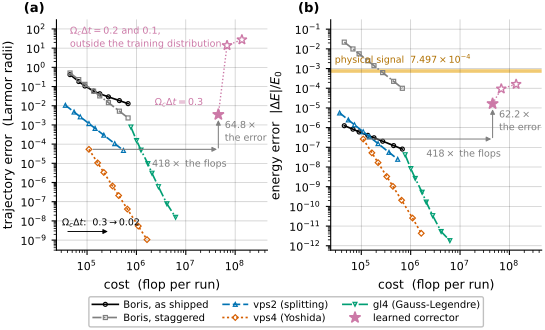

Reproduce this figure in Python.
"""Figure 3 -- work against precision for the classical family and the hybrid.
Cited in Section 7 (the scheme-family comparison).

THE POINT
    Cost is measured in flops, not seconds.  Seconds are a property of this
    implementation: the Boris step is pure-Python NumPy on 3-vectors, some 43
    us of interpreter overhead around 113 flops of arithmetic, while the
    corrector network runs in compiled BLAS.  Wall-clock therefore flatters
    the hybrid by two to three orders of magnitude relative to a compiled PIC
    code (experiments/cost/breakeven.json, "why_they_disagree").  Flops are
    the same number on every machine, so that is the axis.

    On that axis the learned hybrid sits to the RIGHT of and ABOVE the entire
    classical family, in both channels at once.  Its own operating point,
    Omega_c dt = 0.3, is the only step at which it works at all: at 0.2 and
    0.1 -- steps outside the distribution it was trained on, and steps at
    which every classical scheme is more accurate, not less -- the trajectory
    error is 13.8 and 27.6 Larmor radii.

WHAT EACH PANEL SHOWS
    (a) Root-mean-square trajectory error over the run, in Larmor radii,
        against total flops.  Five classical schemes, each a curve over the
        step grid dt = 0.3 ... 0.02 (cost rises as the step falls).  The
        hybrid is a single filled star at its operating point; the two open
        stars are the same network at dt = 0.2 and 0.1.  The right-angle
        annotation compares vps4 with the hybrid at the SAME step dt = 0.3:
        418x fewer flops for 64.8x less error.
    (b) The same abscissa, the energy channel: median relative energy error
        over the second half of the run.  The horizontal line is the physical
        signal -- the median energy change the decaying field actually
        produces -- so a scheme is only certifying anything below it.  The
        same right-angle annotation gives 62.2x at 418x fewer flops.

    No fitted exponent appears anywhere on this figure.  Convergence orders
    for these curves exist in experiments/cost/breakeven.json and are NOT
    drawn, because that file itself shows the shipped scheme fitting 1.82 on
    the coarse half of the grid and 0.96 on the fine half: a single number
    would misdescribe the curve.  The curves are drawn instead, and the
    reader reads the local slope directly.  (plan/reports/W0_2_exponent_1540.md)

INPUT  (all committed; nothing is re-run and nothing is re-trained)
    ../../code/bundle/code/experiments/classical/workprecision.json
        meta.physical_signal_median and the 8 x 6 grid of scheme runs plus the
        hybrid at its operating point.  Source of every classical point and of
        the hybrid's filled star.
    ../../code/bundle/code/experiments/classical/verdict.json
        The ratios quoted in the text.  This script recomputes all three of
        them from workprecision.json and asserts equality; it does not read
        them for plotting.
    ../../code/bundle/code/experiments/cost/work_precision.json
        The hybrid at dt = 0.2 and 0.1 (the two open stars), with the
        in_training_distribution flag.  This suite scores against its own
        reference (Boris at dt = 0.002) rather than DOP853, so the script
        checks that the two suites agree where they overlap -- the hybrid at
        dt = 0.3 -- before overlaying them.
    ../../code/bundle/code/experiments/cost/breakeven.json
        The analytic flop model: 113 flop per Boris step, 114091 per hybrid
        step.  Used to give the two out-of-distribution hybrid runs an
        abscissa, and asserted consistent with the flop counts committed in
        workprecision.json.

    Setup, identical for every point: B4 decaying field, B = B0 exp(-t/tau)
    zhat with tau = 1.2e5, induced E = (Bz/2 tau)(-y, x, 0), q = -1, m = 1,
    r0 = (1,0,0), v0 = (0,1,0), t_final = 120, Larmor radius 1.  Reference
    DOP853 at rtol 1e-12, atol 1e-14.

NOT DRAWN
    The implicit midpoint rule (imr) was run on the same grid and is in the
    same JSON.  It is left off the artwork to keep the series count at the
    five schemes of the manuscript's table, and every one of its numbers is
    written to fig3_work_precision_values.json under "schemes_not_drawn" so
    that the omission changes nothing a reader can check.  It does not touch
    the claim: at its cheapest useful setting it reaches 2.3e-3 Larmor radii
    for 3.4e6 flops, still better and cheaper than the hybrid.

OUTPUT
    fig3_work_precision.pdf          -- the figure
    fig3_work_precision_values.json  -- every number drawn or annotated
"""
#
# ---------------------------------------------------------------------
# BUNDLE COPY.  This file is byte-for-byte the manuscript's figure script
# except for the one line that locates the data: in the manuscript tree
# the scripts sit in article/figures/ and reach the experiments through
# ../../code/bundle/code/experiments/, here they sit next to them and
# reach them through ../experiments/.  repro.py --check-sync verifies
# that this is still the only difference.
# ---------------------------------------------------------------------


import json
import os

import numpy as np

import paper_style as ps
import matplotlib.pyplot as plt
from matplotlib.ticker import LogLocator, NullFormatter

HERE = os.path.dirname(os.path.abspath(__file__))
EXP = os.path.join(HERE, os.pardir,
                   "experiments")
WP = os.path.join(EXP, "classical", "workprecision.json")
VERDICT = os.path.join(EXP, "classical", "verdict.json")
COST_WP = os.path.join(EXP, "cost", "work_precision.json")
BREAKEVEN = os.path.join(EXP, "cost", "breakeven.json")

DT_OP = 0.3                       # the hybrid's operating step, = DT_WORK

wp = json.load(open(WP, encoding="utf-8"))
verdict = json.load(open(VERDICT, encoding="utf-8"))
cost = json.load(open(COST_WP, encoding="utf-8"))
brk = json.load(open(BREAKEVEN, encoding="utf-8"))

runs = wp["runs"]
signal = wp["meta"]["physical_signal_median"]


def curve(scheme):
    """(flops, trajectory error, energy error, dt) sorted by cost."""
    rs = sorted((r for r in runs if r["scheme"] == scheme),
                key=lambda r: r["flops"])
    return (np.array([r["flops"] for r in rs]),
            np.array([r["pos_err_rms"] for r in rs]),
            np.array([r["energy_err_median_2nd_half"] for r in rs]),
            np.array([r["dt"] for r in rs]))


def at_dt(scheme, dt):
    for r in runs:
        if r["scheme"] == scheme and r["dt"] == dt:
            return r
    raise KeyError((scheme, dt))


# ---------------------------------------------------------------------------
# self-check -- nothing is drawn before this
# ---------------------------------------------------------------------------
hyb = at_dt("hybrid", DT_OP)

# 1. every ratio the manuscript quotes, recomputed from workprecision.json
#    and asserted equal to the committed verdict.
for name, blk in verdict["schemes"].items():
    r = at_dt(name, DT_OP)
    for key, got in (("traj", r["pos_err_rms"]),
                     ("energy", r["energy_err_median_2nd_half"]),
                     ("flops", r["flops"]),
                     ("traj_vs_hybrid", hyb["pos_err_rms"] / r["pos_err_rms"]),
                     ("energy_vs_hybrid",
                      hyb["energy_err_median_2nd_half"]
                      / r["energy_err_median_2nd_half"]),
                     ("flops_cheaper_than_hybrid", hyb["flops"] / r["flops"]),
                     ("below_signal", signal / r["energy_err_median_2nd_half"])):
        assert np.isclose(got, blk[key], rtol=1e-12, atol=0.0), \
            f"{name}.{key}: recomputed {got!r} != committed {blk[key]!r}"

# 2. the flop model of experiments/cost reproduces the counts of
#    experiments/classical, so it may be used to price the two extra hybrid runs
boris_per_step = at_dt("shipped", DT_OP)["flops"] / at_dt("shipped", DT_OP)["n_steps"]
hybrid_per_step = hyb["flops"] / hyb["n_steps"]
assert boris_per_step == brk["flops"]["boris_step_total"], boris_per_step
assert hybrid_per_step == brk["flops"]["hybrid_step_total"], hybrid_per_step
assert hyb["flops"] == brk["hybrid_operating_point"]["total_flops"]

# 3. the two suites agree where they overlap, so their points may share an axis
cost_hyb = {r["dt"]: r for r in cost["hybrid"]}
assert cost_hyb[DT_OP]["in_training_distribution"] is True
assert not cost_hyb[0.2]["in_training_distribution"]
assert not cost_hyb[0.1]["in_training_distribution"]
traj_suite_ratio = cost_hyb[DT_OP]["pos_err_rms"] / hyb["pos_err_rms"]
ener_suite_ratio = (cost_hyb[DT_OP]["energy_err_median_2nd_half"]
                    / hyb["energy_err_median_2nd_half"])
assert abs(traj_suite_ratio - 1.0) < 0.03, traj_suite_ratio
assert abs(ener_suite_ratio - 1.0) < 0.01, ener_suite_ratio
assert abs(cost["meta"]["physical_signal_median"] / signal - 1.0) < 1e-4
assert cost["meta"]["larmor_radius"] == 1.0        # errors are already in r_L

# 4. the headline comparison, recomputed here
v4 = at_dt("vps4", DT_OP)
gain_traj = hyb["pos_err_rms"] / v4["pos_err_rms"]
gain_energy = (hyb["energy_err_median_2nd_half"]
               / v4["energy_err_median_2nd_half"])
gain_flops = hyb["flops"] / v4["flops"]
assert np.isclose(gain_traj, 64.79103049098778, rtol=1e-12)
assert np.isclose(gain_energy, 62.184756308974805, rtol=1e-12)
assert np.isclose(gain_flops, 417.9157509157509, rtol=1e-12)

# 5. the out-of-distribution hybrid points, priced by the asserted flop model
ood = []
for dt in (0.2, 0.1):
    rec = cost_hyb[dt]
    ood.append(dict(dt=dt, n_steps=rec["n_steps"],
                    flops=rec["n_steps"] * hybrid_per_step,
                    traj=rec["pos_err_rms"],
                    energy=rec["energy_err_median_2nd_half"]))
assert abs(ood[0]["traj"] - 13.839226741460223) < 1e-12
assert abs(ood[1]["traj"] - 27.56079826394451) < 1e-12

# ---------------------------------------------------------------------------
# figure
# ---------------------------------------------------------------------------
SERIES = [
    # key          label                 colour          dash                       marker
    ("shipped",   "Boris, as shipped",   ps.BLACK,       "-",                       "o"),
    ("staggered", "Boris, staggered",    ps.GREY,        (0, (5.5, 1.4, 1.0, 1.4)), "s"),
    ("vps2",      "vps2 (splitting)",    ps.BLUE,        (0, (4.5, 1.8)),           "^"),
    ("vps4",      "vps4 (Yoshida)",      ps.VERMILLION,  (0, (1.3, 1.5)),           "D"),
    ("gl4",       "gl4 (Gauss-Legendre)", ps.GREEN,      (0, (6.0, 1.5, 1.0, 1.5)), "v"),
]

ps.use_style()
fig, (axA, axB) = plt.subplots(
    1, 2, figsize=(ps.TEXTWIDTH_IN, 3.25),
    gridspec_kw=dict(wspace=0.30, left=0.093, right=0.995,
                     bottom=0.240, top=0.950))

hyb_x = [hyb["flops"]] + [o["flops"] for o in ood]
hyb_y = {"traj": [hyb["pos_err_rms"]] + [o["traj"] for o in ood],
         "energy": [hyb["energy_err_median_2nd_half"]] + [o["energy"] for o in ood]}

for ax, chan, ylab in ((axA, "traj", r"trajectory error  (Larmor radii)"),
                       (axB, "energy", r"energy error  $|\Delta E|/E_0$")):
    for key, label, col, dash, mk in SERIES:
        f, tr, en, _ = curve(key)
        y = tr if chan == "traj" else en
        ax.plot(f, y, color=col, ls=dash, lw=1.2, marker=mk, ms=2.9,
                mfc="none", mew=0.85, zorder=3, label=label)

    # the hybrid: one filled star at the operating point, two open stars where
    # it is outside the distribution it was trained on
    ax.plot(hyb_x, hyb_y[chan], color=ps.PURPLE, ls=(0, (1.0, 1.5)), lw=1.0,
            zorder=5)
    ax.plot(hyb_x[1:], hyb_y[chan][1:], ls="none", marker="*", ms=7.5,
            mfc="white", mec=ps.PURPLE, mew=1.0, zorder=6)
    ax.plot(hyb_x[:1], hyb_y[chan][:1], ls="none", marker="*", ms=8.5,
            color=ps.PURPLE, mec=ps.PURPLE, mew=1.0, zorder=7,
            label="learned corrector")

    ax.set_xscale("log")
    ax.set_yscale("log")
    ax.set_xlim(2.4e4, 4.5e8)
    ax.set_xlabel("cost  (flop per run)")
    ax.set_ylabel(ylab)
    ax.xaxis.set_major_locator(LogLocator(base=10.0, numticks=12))
    ax.yaxis.set_major_locator(LogLocator(base=10.0, subs=(1.0,), numticks=14))
    ax.yaxis.set_minor_locator(LogLocator(base=10.0,
                                          subs=tuple(np.arange(2, 10) * 0.1),
                                          numticks=80))
    ax.yaxis.set_minor_formatter(NullFormatter())

# ---- the right-angle comparison, vps4 against the hybrid at the same step --
def right_angle(ax, x0, y0, x1, y1, lab_h, lab_v):
    ax.annotate("", xy=(x1, y0), xytext=(x0, y0),
                arrowprops=dict(arrowstyle="-|>", lw=0.75, color=ps.GREY,
                                shrinkA=3, shrinkB=1,
                                mutation_scale=7))
    ax.annotate("", xy=(x1, y1), xytext=(x1, y0),
                arrowprops=dict(arrowstyle="-|>", lw=0.75, color=ps.GREY,
                                shrinkA=1, shrinkB=4,
                                mutation_scale=7))
    ax.text(x1 * 0.26, y0 * 0.30, lab_h, fontsize=6.9, color=ps.GREY,
            ha="center", va="top")
    ax.text(x1 * 1.35, np.sqrt(y0 * y1), lab_v, fontsize=6.9, color=ps.GREY,
            ha="left", va="center")


right_angle(axA, v4["flops"], v4["pos_err_rms"], hyb["flops"],
            hyb["pos_err_rms"],
            f"${gain_flops:.0f}\\times$ the flops",
            f"${gain_traj:.1f}\\times$\nthe error")
right_angle(axB, v4["flops"], v4["energy_err_median_2nd_half"], hyb["flops"],
            hyb["energy_err_median_2nd_half"],
            f"${gain_flops:.0f}\\times$ the flops",
            f"${gain_energy:.1f}\\times$\nthe error")

# ---- panel (a): axes, step annotation, out-of-distribution label ----------
axA.set_ylim(3.0e-10, 300.0)
axA.text(3.1e4, 3.6e-9, r"$\Omega_c\Delta t$:  $0.3 \rightarrow 0.02$",
         fontsize=6.8, color=ps.BLACK, ha="left", va="bottom")
axA.annotate("", xy=(3.0e5, 2.8e-9), xytext=(3.6e4, 2.8e-9),
             arrowprops=dict(arrowstyle="-|>", lw=0.7, color=ps.BLACK,
                             mutation_scale=7))
axA.annotate(f"$\\Omega_c\\Delta t = {ood[0]['dt']}$ and ${ood[1]['dt']}$,\n"
             "outside the training distribution",
             xy=(ood[0]["flops"], ood[0]["traj"]), xytext=(4.5e4, 35.0),
             fontsize=6.9, color=ps.PURPLE, ha="left", va="center",
             arrowprops=dict(arrowstyle="-", lw=0.6, color=ps.PURPLE,
                             shrinkA=2, shrinkB=5))
axA.annotate(f"$\\Omega_c\\Delta t = {DT_OP}$",
             xy=(hyb["flops"], hyb["pos_err_rms"]), xytext=(-10.0, 4.0),
             textcoords="offset points", fontsize=6.9, color=ps.PURPLE,
             ha="right", va="bottom")
ps.panel_label(axA, "(a)")

# ---- panel (b): axes and the physical signal ------------------------------
axB.set_ylim(6.0e-13, 3.0e-1)
axB.axhline(signal, color=ps.ORANGE, lw=2.6, alpha=0.55, zorder=1,
            solid_capstyle="butt")
axB.text(2.9e4, signal * 1.7,
         f"physical signal  ${signal * 1e4:.3f}\\times10^{{-4}}$",
         fontsize=6.8, color="#B07000", ha="left", va="bottom")
ps.panel_label(axB, "(b)")

# one legend for both panels, below the artwork: the lower-right corner of
# panel (a) is occupied by the tails of vps4 and gl4, so nothing may sit there
h, l = axA.get_legend_handles_labels()
fig.legend(h, l, loc="lower center", bbox_to_anchor=(0.52, -0.012), ncol=3,
           columnspacing=1.4)

ps.save_pdf(fig, "fig3_work_precision")

# ---------------------------------------------------------------------------
values = {
    "source": "experiments/classical/workprecision.json (all curves and the "
              "hybrid operating point), experiments/cost/work_precision.json "
              "(hybrid at dt = 0.2 and 0.1), experiments/cost/breakeven.json "
              "(flop model). Every ratio below is recomputed here from "
              "workprecision.json and asserted equal to "
              "experiments/classical/verdict.json at rtol 1e-12.",
    "setup": {
        "field": "B4 decaying, B0 = 1, tau = 1.2e5",
        "t_final": wp["meta"]["t_final"],
        "reference": wp["meta"]["reference"],
        "larmor_radius": cost["meta"]["larmor_radius"],
        "dt_grid": sorted({r["dt"] for r in runs if r["scheme"] != "hybrid"},
                          reverse=True),
        "physical_signal_median": signal,
        "cost_metric": "total flops for the run; flop per step from "
                       "experiments/cost/breakeven.json, "
                       f"Boris {boris_per_step:.0f}, hybrid {hybrid_per_step:.0f}",
        "why_flops_not_seconds": brk["verdict"]["why_they_disagree"],
    },
    "headline_at_equal_step": {
        "dt": DT_OP,
        "vps4_traj_err_larmor": v4["pos_err_rms"],
        "hybrid_traj_err_larmor": hyb["pos_err_rms"],
        "hybrid_over_vps4_traj": gain_traj,
        "vps4_energy_err": v4["energy_err_median_2nd_half"],
        "hybrid_energy_err": hyb["energy_err_median_2nd_half"],
        "hybrid_over_vps4_energy": gain_energy,
        "vps4_flops": v4["flops"],
        "hybrid_flops": hyb["flops"],
        "hybrid_over_vps4_flops": gain_flops,
    },
    "hybrid_points_drawn": [
        {"dt": DT_OP, "flops": hyb["flops"], "traj_err_larmor": hyb["pos_err_rms"],
         "energy_err": hyb["energy_err_median_2nd_half"],
         "in_training_distribution": True,
         "source": "experiments/classical/workprecision.json"},
    ] + [
        {"dt": o["dt"], "flops": o["flops"], "traj_err_larmor": o["traj"],
         "energy_err": o["energy"], "in_training_distribution": False,
         "source": "experiments/cost/work_precision.json; flops = n_steps x "
                   "hybrid_step_total of breakeven.json"}
        for o in ood
    ],
    "cross_suite_check_at_dt_0.3": {
        "traj_cost_over_classical": traj_suite_ratio,
        "energy_cost_over_classical": ener_suite_ratio,
        "note": "the two suites score against different references (DOP853 "
                "rtol 1e-12 vs Boris at dt = 0.002); they agree to 2.0 % and "
                "0.07 % at the overlapping point, which is why the open stars "
                "may share an axis with the curves.",
    },
    "curves_drawn": {
        key: [{"dt": float(d), "flops": float(f), "traj_err_larmor": float(t),
               "energy_err": float(e)}
              for f, t, e, d in zip(*curve(key))]
        for key, *_ in SERIES
    },
    "schemes_not_drawn": {
        "imr": {
            "reason": "implicit midpoint; run on the same grid and committed "
                      "in the same JSON, left off the artwork to match the "
                      "five-scheme table of the manuscript. Its numbers are "
                      "here so the omission hides nothing.",
            "points": [{"dt": float(d), "flops": float(f),
                        "traj_err_larmor": float(t), "energy_err": float(e)}
                       for f, t, e, d in zip(*curve("imr"))],
            "best_traj_still_beats_hybrid": {
                "dt": 0.02,
                "traj_err_larmor": at_dt("imr", 0.02)["pos_err_rms"],
                "flops": at_dt("imr", 0.02)["flops"],
                "hybrid_traj_err_larmor": hyb["pos_err_rms"],
                "hybrid_flops": hyb["flops"],
            },
        }
    },
    "no_fitted_exponent_on_this_figure": {
        "rule": "plan/reports/W0_2_exponent_1540.md -- a fitted exponent must "
                "be printed with its local half-decade slopes.",
        "discharged_by": "no exponent is fitted or printed here; the curves "
                         "themselves are drawn, so the local slope is visible "
                         "at every point.",
        "committed_orders_deliberately_not_drawn":
            brk["convergence_orders"],
    },
}
with open(os.path.join(HERE, "fig3_work_precision_values.json"), "w",
          encoding="utf-8") as fh:
    json.dump(values, fh, indent=1)
print(json.dumps(values["headline_at_equal_step"], indent=1))
